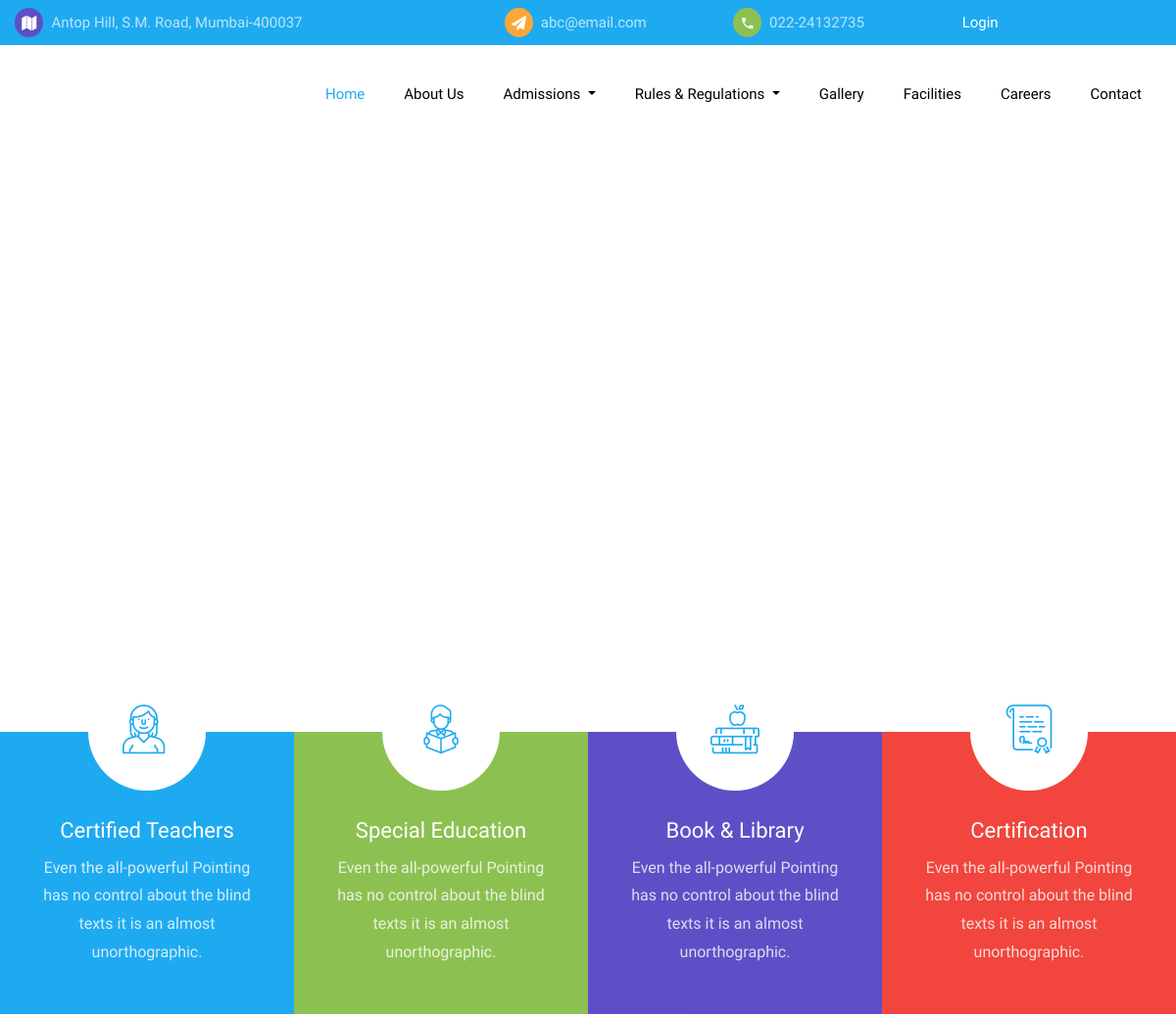
Before: / (upper part) with the older database file.
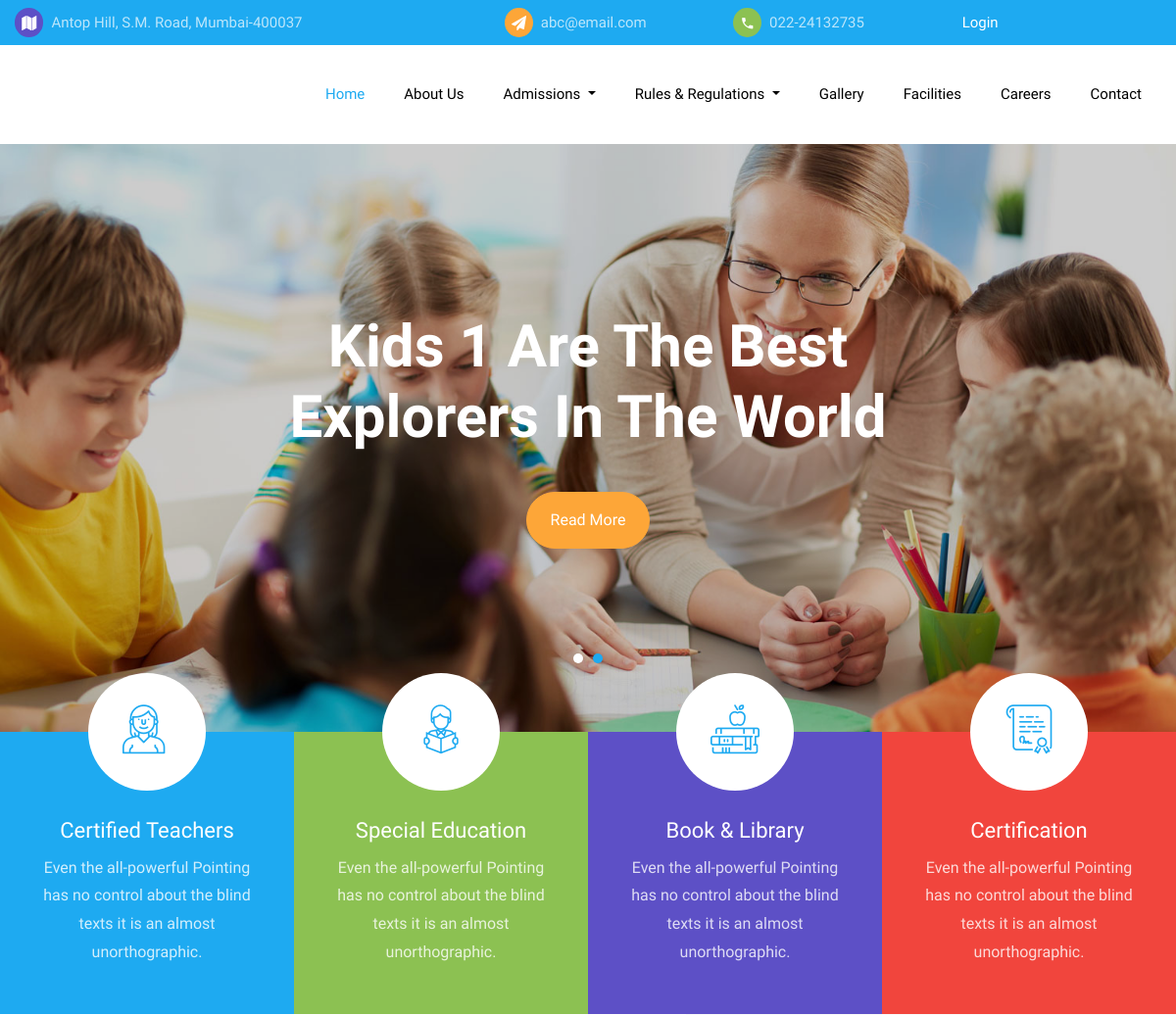
After: the same page with the newer database file.
### tables this page shows
CREATE TABLE `home_screen_banner` (
  `id` int(11) NOT NULL,
  `images` varchar(255) NOT NULL,
  `banner_details` varchar(255) NOT NULL,
  `created_at` timestamp NOT NULL DEFAULT current_timestamp(),
  `updated_at` datetime NOT NULL DEFAULT '0000-00-00 00:00:00' ON UPDATE current_timestamp()
);

### application/controllers/MainController.php (called while the page is built, shortened)
<?php
class MainController extends CI_Controller
{
	public function __construct()
	{
		$this->load->library('session');
        $this->load->helper('date');
		$this->load->model('MainModel');
	}
	public function index()
	{
		$data['banner'] = $this->MainModel->getAllData_1($tbl='home_screen_banner');
		$this->load->view('index', $data);
	}
}
?>

### index.php (called while the page is built, shortened)
<?php
require_once BASEPATH.'core/CodeIgniter.php';

### application/models/MainModel.php (called while the page is built, shortened)
<?php
class MainModel extends CI_Model
{
    public function getAllData_1($tbl)
    {
        $this->db->select('*');
        $this->db->from($tbl);
        $query = $this->db->get();
        return $query->result_array();
    }
}
?>

### application/views/index.php (the view, shortened to what this page needs)
<?php $this->load->view('header') ?>
    <section class="home-slider owl-carousel">
  	<?php
  	if (!empty($banner))
  	{
  		foreach ($banner as $b) {
  			$path = 'http://localhost/ditrp_school/assets/images/'.$b['images'];
  			 ?>
  		  	<div class="slider-item" style="background-image:url(<?php echo $path; ?>);">
				<div class="overlay"></div>
				<div class="container">
				  	<div class="row no-gutters slider-text align-items-center justify-content-center" data-scrollax-parent="true">
					  	<div class="col-md-8 text-center ftco-animate">
						    <h1 class="mb-4"><span><?php echo $b['banner_details']; ?></span></h1>
						    <p>
						    	<a href="#" class="btn btn-secondary px-4 py-3 mt-3">Read More</a>
						    </p>
					 	</div>
					</div>
				</div>
	      	</div>
			<?php
  		}
  	}
  	?>
    </section>
    <section class="ftco-services ftco-no-pb">
			<div class="container-wrap">
				<div class="row no-gutters">
          <div class="col-md-3 d-flex services align-self-stretch pb-4 px-4 ftco-animate bg-primary">
            <div class="media block-6 d-block text-center">
              <div class="icon d-flex justify-content-center align-items-center">
            		<span class="flaticon-teacher"></span>
              </div>
              <div class="media-body p-2 mt-3">
                <h3 class="heading">Certified Teachers</h3>
                <p>Even the all-powerful Pointing has no control about the blind texts it is an almost unorthographic.</p>
              </div>
            </div>
          </div>
          <div class="col-md-3 d-flex services align-self-stretch pb-4 px-4 ftco-animate bg-tertiary">
            <div class="media block-6 d-block text-center">
              <div class="icon d-flex justify-content-center align-items-center">
            		<span class="flaticon-reading"></span>
              </div>
              <div class="media-body p-2 mt-3">
                <h3 class="heading">Special Education</h3>
                <p>Even the all-powerful Pointing has no control about the blind texts it is an almost unorthographic.</p>
              </div>
            </div>
          </div>
          <div class="col-md-3 d-flex services align-self-stretch pb-4 px-4 ftco-animate bg-fifth">
            <div class="media block-6 d-block text-center">
              <div class="icon d-flex justify-content-center align-items-center">
            		<span class="flaticon-books"></span>
              </div>
              <div class="media-body p-2 mt-3">
                <h3 class="heading">Book &amp; Library</h3>
                <p>Even the all-powerful Pointing has no control about the blind texts it is an almost unorthographic.</p>
              </div>
            </div>
          </div>
          <div class="col-md-3 d-flex services align-self-stretch pb-4 px-4 ftco-animate bg-quarternary">
            <div class="media block-6 d-block text-center">
              <div class="icon d-flex justify-content-center align-items-center">
            		<span class="flaticon-diploma"></span>
              </div>
              <div class="media-body p-2 mt-3">
                <h3 class="heading">Certification</h3>
                <p>Even the all-powerful Pointing has no control about the blind texts it is an almost unorthographic.</p>
              </div>
            </div>
          </div>
        </div>
			</div>
		</section>
<?php $this->load->view('footer') ?>

### application/views/header.php (shortened to what this page needs)
<!DOCTYPE html>
<html lang="en">
  <head>
    <link rel="stylesheet" href="<?php echo base_url() ?>assets/css/open-iconic-bootstrap.min.css">
    <link rel="stylesheet" href="<?php echo base_url() ?>assets/css/animate.css">
    <link rel="stylesheet" href="<?php echo base_url() ?>assets/css/owl.carousel.min.css">
    <link rel="stylesheet" href="<?php echo base_url() ?>assets/css/owl.theme.default.min.css">
    <link rel="stylesheet" href="<?php echo base_url() ?>assets/css/magnific-popup.css">
    <link rel="stylesheet" href="<?php echo base_url() ?>assets/css/aos.css">
    <link rel="stylesheet" href="<?php echo base_url() ?>assets/css/ionicons.min.css">
    <link rel="stylesheet" href="<?php echo base_url() ?>assets/css/flaticon.css">
    <link rel="stylesheet" href="<?php echo base_url() ?>assets/css/icomoon.css">
    <link rel="stylesheet" href="<?php echo base_url() ?>assets/css/style.css">
  </head>
  <body>
	  <div class="py-2 bg-primary">
    	<div class="container">
    		<div class="row no-gutters d-flex align-items-start align-items-center px-3 px-md-0">
	    		<div class="col-lg-12 d-block">
		    		<div class="row d-flex">
			    		<div class="col-md-5 pr-4 d-flex topper align-items-center">
			    			<div class="icon bg-fifth mr-2 d-flex justify-content-center align-items-center"><span class="icon-map"></span></div>
						    <span class="text">Antop Hill, S.M. Road, Mumbai-400037</span>
					    </div>
					    <div class="col-md pr-4 d-flex topper align-items-center">
					    	<div class="icon bg-secondary mr-2 d-flex justify-content-center align-items-center"><span class="icon-paper-plane"></span></div>
						    <span class="text">abc@email.com</span>
					    </div>
					    <div class="col-md pr-4 d-flex topper align-items-center">
					    	<div class="icon bg-tertiary mr-2 d-flex justify-content-center align-items-center"><span class="icon-phone2"></span></div>
						    <span class="text">022-24132735</span>
					    </div>
					    <div class="col-md pr-4 d-flex topper align-items-center">
							<div class=" justify-content-center align-items-center"> <a href="#" style="color:white;float:left">Login</a>
							</div>
					    </div>
				    </div>
			    </div>
		    </div>
		  </div>
    </div>
    <nav class="navbar navbar-expand-lg navbar-dark bg-dark ftco_navbar ftco-navbar-light" id="ftco-navbar">
	    <div class="container d-flex align-items-center">
	      <div class="collapse navbar-collapse" id="ftco-nav">
	        <ul class="navbar-nav ml-auto">
	        	<li class="nav-item active"><a href="<?php echo base_url('index') ?>" class="nav-link pl-0">Home</a></li>
	        	<li class="nav-item"><a href="<?php echo base_url('about_us') ?>" class="nav-link">About Us</a></li>
	        	<li class="nav-item dropdown">
			        <a class="nav-link dropdown-toggle" href="http://example.com" id="navbarDropdownMenuLink" data-toggle="dropdown" aria-haspopup="true" aria-expanded="false">
			          Admissions
			        </a>
			    </li>
			    <li class="nav-item dropdown">
			        <a class="nav-link dropdown-toggle" href="http://example.com" id="navbarDropdownMenuLink" data-toggle="dropdown" aria-haspopup="true" aria-expanded="false">
			          Rules & Regulations
			        </a>
			    </li>
				<li class="nav-item"><a href="<?php echo base_url('gallary'); ?>" class="nav-link">Gallery</a></li>
	        	<li class="nav-item"><a href="<?php echo base_url('facility'); ?>" class="nav-link">Facilities</a></li>
	        	<li class="nav-item"><a href="#" class="nav-link">Careers</a></li>
	            <li class="nav-item"><a href="<?php echo base_url('contact'); ?>" class="nav-link">Contact</a></li>
	        </ul>
	      </div>
	    </div>
	  </nav>

### application/views/footer.php (shortened to what this page needs)
  </body>
</html>

### assets/css/icomoon.css (style rules this page uses)
[class^="icon-"], [class*=" icon-"] { font-family: 'icomoon' !important; speak: none; font-style: normal; font-weight: normal; font-variant: normal; text-transform: none; line-height: 1; -webkit-font-smoothing: antialiased; -moz-osx-font-smoothing: grayscale; }
.icon-paper-plane:before { content: "\f1d8"; }
.icon-map:before { content: "\f279"; }
.icon-phone2:before { content: "\e0cd"; }

Changed rows visible on the page:
added home_screen_banner: images (picture), banner_details "Kids 1 Are The Best Explorers In The World"
